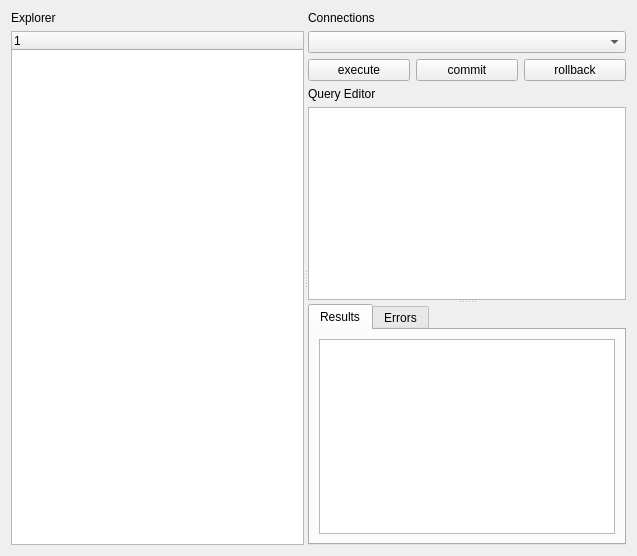
<?xml version="1.0" encoding="UTF-8"?>
<ui version="4.0">
 <class>QuerySessionRoot</class>
 <widget class="QWidget" name="QuerySessionRoot">
  <property name="geometry">
   <rect>
    <x>0</x>
    <y>0</y>
    <width>637</width>
    <height>556</height>
   </rect>
  </property>
  <property name="windowTitle">
   <string>Form</string>
  </property>
  <layout class="QHBoxLayout" name="horizontalLayout">
   <item>
    <widget class="QSplitter" name="splitter_2">
     <property name="orientation">
      <enum>Qt::Horizontal</enum>
     </property>
     <widget class="QWidget" name="verticalLayoutWidget_2">
      <layout class="QVBoxLayout" name="verticalLayout_Left">
       <item>
        <widget class="QLabel" name="label">
         <property name="text">
          <string>Explorer</string>
         </property>
        </widget>
       </item>
       <item>
        <widget class="QTreeWidget" name="treeWidgetDatabaseExplorer">
         <column>
          <property name="text">
           <string notr="true">1</string>
          </property>
         </column>
        </widget>
       </item>
      </layout>
     </widget>
     <widget class="QWidget" name="verticalLayoutWidget">
      <layout class="QVBoxLayout" name="verticalLayout_Middle">
       <item>
        <layout class="QVBoxLayout" name="verticalLayout_AvailableConnectionsWrapper">
         <item>
          <widget class="QLabel" name="label_AvailableConnections">
           <property name="text">
            <string>Connections</string>
           </property>
          </widget>
         </item>
         <item>
          <widget class="QComboBox" name="comboBoxAvailableConns"/>
         </item>
         <item>
          <layout class="QHBoxLayout" name="horizontalLayout_QueryCommandsWrapper">
           <item>
            <widget class="QPushButton" name="pushButtonExecuteQuery">
             <property name="text">
              <string>execute</string>
             </property>
             <property name="shortcut">
              <string>Ctrl+Return</string>
             </property>
            </widget>
           </item>
           <item>
            <widget class="QPushButton" name="pushButtonCommit">
             <property name="text">
              <string>commit</string>
             </property>
             <property name="shortcut">
              <string>Ctrl+Shift+Return</string>
             </property>
            </widget>
           </item>
           <item>
            <widget class="QPushButton" name="pushButtonRollback">
             <property name="text">
              <string>rollback</string>
             </property>
             <property name="shortcut">
              <string>Ctrl+Shift+R</string>
             </property>
            </widget>
           </item>
          </layout>
         </item>
         <item>
          <widget class="QSplitter" name="splitter">
           <property name="orientation">
            <enum>Qt::Vertical</enum>
           </property>
           <widget class="QWidget" name="widgetQueryEditorWrapper" native="true">
            <layout class="QVBoxLayout" name="verticalLayout_5">
             <item>
              <widget class="QLabel" name="label_QueryEditor">
               <property name="text">
                <string>Query Editor</string>
               </property>
              </widget>
             </item>
             <item>
              <widget class="QPlainTextEdit" name="plainTextEditQueryEditor"/>
             </item>
            </layout>
           </widget>
           <widget class="QWidget" name="widgetQueryResultWrapper" native="true">
            <layout class="QVBoxLayout" name="verticalLayout_5">
             <item>
              <widget class="QTabWidget" name="tabWidgetPostQueryExecution">
               <property name="currentIndex">
                <number>0</number>
               </property>
               <widget class="QWidget" name="tabQueryResult">
                <attribute name="title">
                 <string>Results</string>
                </attribute>
                <layout class="QVBoxLayout" name="verticalLayout">
                 <item>
                  <widget class="QTableWidget" name="tableWidgetQueryResult"/>
                 </item>
                </layout>
               </widget>
               <widget class="QWidget" name="tabQueryError">
                <attribute name="title">
                 <string>Errors</string>
                </attribute>
                <layout class="QVBoxLayout" name="verticalLayout_3">
                 <item>
                  <widget class="QTextEdit" name="textEditQueryError"/>
                 </item>
                </layout>
               </widget>
              </widget>
             </item>
            </layout>
           </widget>
          </widget>
         </item>
        </layout>
       </item>
      </layout>
     </widget>
    </widget>
   </item>
  </layout>
 </widget>
 <resources/>
 <connections>
  <connection>
   <sender>comboBoxAvailableConns</sender>
   <signal>activated(int)</signal>
   <receiver>QuerySessionRoot</receiver>
   <slot>selectedConnChanged()</slot>
   <hints>
    <hint type="sourcelabel">
     <x>83</x>
     <y>20</y>
    </hint>
    <hint type="destinationlabel">
     <x>159</x>
     <y>119</y>
    </hint>
   </hints>
  </connection>
  <connection>
   <sender>pushButtonExecuteQuery</sender>
   <signal>clicked()</signal>
   <receiver>QuerySessionRoot</receiver>
   <slot>executeQuery()</slot>
   <hints>
    <hint type="sourcelabel">
     <x>236</x>
     <y>20</y>
    </hint>
    <hint type="destinationlabel">
     <x>159</x>
     <y>119</y>
    </hint>
   </hints>
  </connection>
 </connections>
 <slots>
  <slot>selectedConnChanged(int)</slot>
  <slot>executeQuery()</slot>
 </slots>
</ui>
